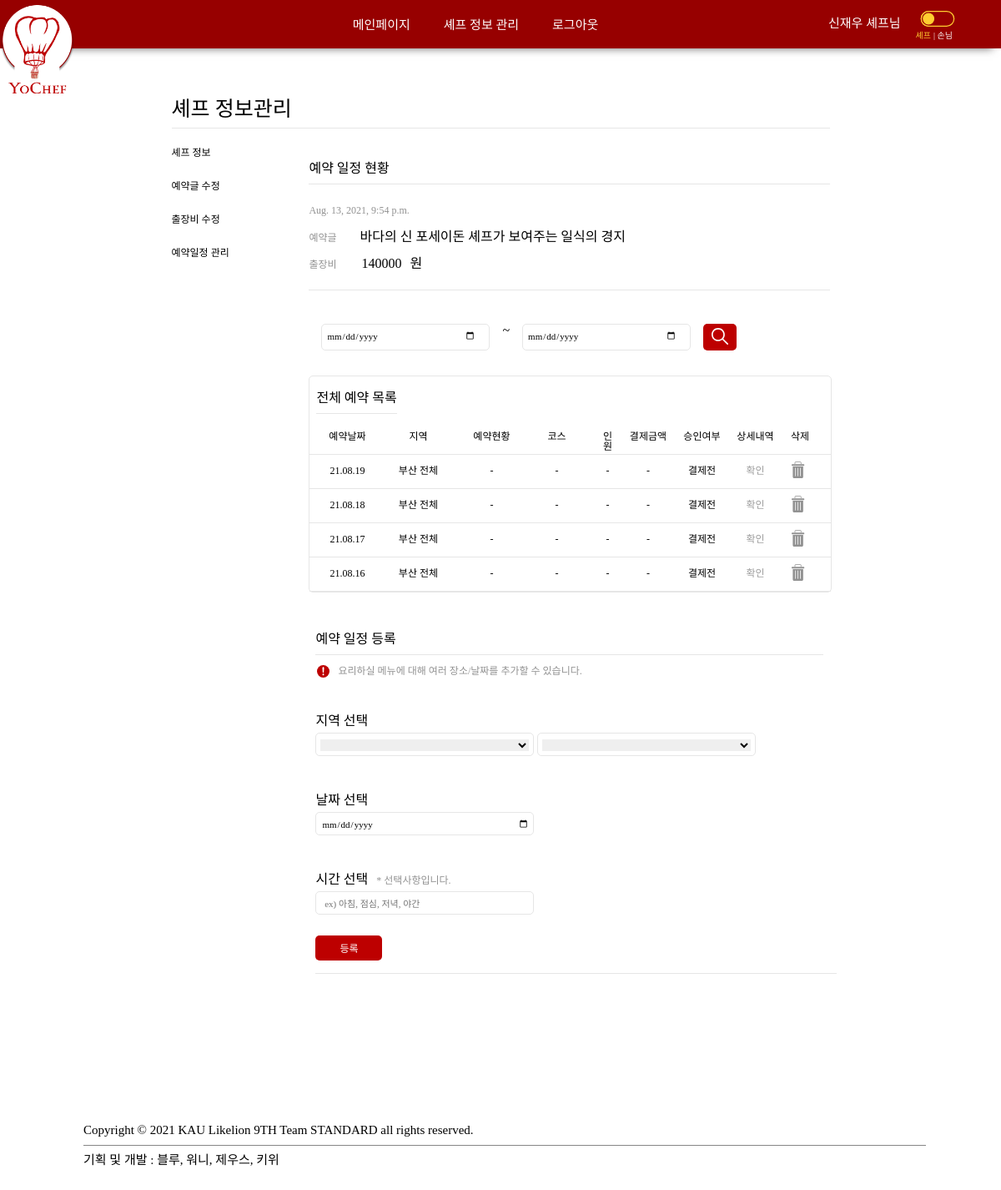
Page /chef/chefSchedule/ (signed in) on the committed database.
### customer/models.py (models this page shows, shortened)
class Customer(models.Model):
	user = models.OneToOneField(User, on_delete=models.CASCADE)
	name = models.CharField(max_length=50)
	email = models.EmailField(null=True)
	phoneNum = models.CharField(max_length=11)
	point = models.IntegerField(default=0)
	isChef = models.BooleanField(default=False)
	registerDate = models.DateTimeField(auto_now_add=True)
	currentVer = models.IntegerField(default=0) # 0 -> cus, 1 -> chef

### chef/models.py (models this page shows, shortened)
class Post(models.Model):
	chef = models.OneToOneField(Chef, on_delete=models.CASCADE)
	region = models.IntegerField(null=True)
	regionDetail = models.ForeignKey(RegionDetail, null=True, on_delete=models.SET_NULL)
	title = models.TextField(max_length=255, null=True)
	introduce = models.TextField(max_length=5000, null=True)
	category = models.IntegerField(null=True)		# 한식, 일식, 중식, 아시안, 양식, 채식
	notice = models.TextField(max_length=5000, null=True)
	movingPrice = models.IntegerField(default=0)
	isOpen = models.BooleanField(default=True)
	registerDate = models.DateTimeField(auto_now=True)

class Schedule(models.Model):
	post = models.ForeignKey(Post, on_delete=models.CASCADE)
	eventDate = models.DateField()
	eventTime = models.CharField(max_length=100, null=True)
	confirmStatus = models.IntegerField(default=0)	# 0: '-'(결제전)  1: 승인대기  2: 승인됨  3. 취소됨
	region = models.IntegerField(null=True, blank=True)
	regionDetail = models.ForeignKey(RegionDetail, null=True, blank=True, on_delete=models.SET_NULL)
	def print_confirmStatus(self):
		if self.confirmStatus == 0:
			return "결제전"
		elif self.confirmStatus == 1:
			return "승인대기"
		elif self.confirmStatus == 2:
			return "승인됨"
		elif self.confirmStatus == 3:
			return "취소됨"
		else:
			return "Error"

### public/models.py (models this page shows, shortened)
class RegionDetail(models.Model):
	detailName = models.CharField(max_length=20)
	region = models.IntegerField()

### chef/views.py (the view)
# urls.py: path('chefSchedule/', views.chefSchedule, name="chefSchedule"),
def chefSchedule(request):
    if str(request.user) == "AnonymousUser":
        return redirect("/customer/login")
    elif request.user.customer.isChef == False:
        return redirect("/chef/registerChef/1")
    chef = request.user.customer.chef
    post = chef.post
    schedules = Schedule.objects.filter(post=post).order_by('-eventDate')
    scheduleInfoList = []
    for schedule in schedules:
        if Book.objects.filter(schedule=schedule, paymentStatus=2).exists():  # 코스, 인원, 총 결제 금액
            books = Book.objects.filter(schedule=schedule, paymentStatus__gt=1)
            for book in books:
                scheduleInfo = {}
                scheduleInfo['scheduleID'] = schedule.id
                scheduleInfo['region'] = schedule.region
                scheduleInfo['regionDetail'] = schedule.regionDetail
                scheduleInfo['eventDate'] = schedule.eventDate
                scheduleInfo['eventTime'] = schedule.eventTime
                scheduleInfo['confirmStatus'] = schedule.print_confirmStatus
                scheduleInfo['bookID'] = book.id
                scheduleInfo['course'] = book.course
                scheduleInfo['personNum'] = book.personNum
                scheduleInfo['totalPrice'] = book.totalPrice
                scheduleInfo['paymentStatus'] = book.print_paymentStatus
                scheduleInfoList.append(scheduleInfo)
        else:
            scheduleInfo = {}
            scheduleInfo['region'] = schedule.region
            scheduleInfo['regionDetail'] = schedule.regionDetail
            scheduleInfo['eventDate'] = schedule.eventDate
            scheduleInfo['eventTime'] = schedule.eventTime
            scheduleInfo['confirmStatus'] = schedule.print_confirmStatus
            scheduleInfo['scheduleID'] = schedule.id
            scheduleInfoList.append(scheduleInfo)
    context = {
        "chef" : chef,
        "post" : post,
        "scheduleList" : scheduleInfoList,
    }
    return render(request, 'chefSchedule.html', context)

### chef/templates/chefSchedule.html (shortened to what this page needs)
{% extends 'base.html' %}
{% load static %}
{% block style %}
<link rel="stylesheet" href="{% static 'css/chefSchedule.css' %}">
{% endblock %}
{% block content %}
    <div class="chef-schedule-body">
        <div class="edit-chef-wrapper">
            {% include 'editChefProfile_side.html' %}
                <div class="edit-content edit-schedule">
                    <div class="header-container">
                        <h3 class="item__header">예약 일정 현황</h3>
                        <div class="post-content">
                            <div class="post-register-time">{{post.registerDate}}</div>
                            <div class="post-container">
                                <div class="post__title">{{post.title}}</div>
                                <div class="moving-price">{{post.movingPrice}}</div>
                            </div>
                        </div>
                    </div>
                    <aside class="date-filter-wrapper">
                        <div class="date-filter__start-date"><input class="start-date" type="date"></div>
                        <span>~</span>
                        <div class="date-filter__end-date"><input class="end-date" type="date"></div>
                        <button onclick="dateFilter()" class="search-button" type="button"><img style="width: 20px; height:20px;" /></button>
                    </aside>
                    <article class="schedule-list-wrapper">
                        <h3 class="schedule-list__header">전체 예약 목록</h3>
                        <table class="schedule-list__total-container">
                            <tr class="list-header-container">
                                <th class="list-item td-date">예약날짜</th>
                                <th class="list-item td-region">지역</th>
                                <th class="list-item td-paymentStatus">예약현황</th>
                                <th class="list-item td-course">코스</th>
                                <th class="list-item td-person-num">인원</th>
                                <th class="list-item td-total-price">결제금액</th>
                                <th class="list-item td-confirm-status">승인여부</th>
                                <th class="list-item td-detail">상세내역</th>
                                <th class="list-item td-delete">삭제</th>
                            </tr>
                            {% for schedule in scheduleList %}
                            <tr class="list-container">
                                <td class="list-item td-date date">{{schedule.eventDate|date:"y.m.d"}}</td>
                                <td class="list-item td-region">{{schedule.regionDetail.detailName}}</td>
                                <td class="list-item td-paymentStatus">{{schedule.paymentStatus|default:'-'}}</td>
                                <td class="list-item td-course">{{schedule.course|default:'-'}}</td>
                                <td class="list-item td-person-num">{{schedule.personNum|default:'-'}}</td>
                                <td class="list-item td-total-price">{{schedule.totalPrice|default:'-'}}</td>
                                <td class="list-item td-confirm-status">{{schedule.confirmStatus|default:'-'}}</td>
                                <td class="list-item td-detail">{% if schedule.bookID %}<a href="{% url 'chefScheduleDetail' schedule.bookID %}" style="text-decoration: underline;">확인</a>{% else %} <p style="color:#9e9e9e">확인</p> {% endif %}</td>
                                {% if schedule.bookID %}
                                <td style="opacity: 50%;" class="list-item td-delete"><img /></td>
                                {% else %}
                                <td class="list-item td-delete" onclick="deleteSchedule(this)" style="cursor: pointer;" value="{{schedule.scheduleID}}"><img /></td>
                                {% endif %}
                            </tr>
                            {% endfor %}
                        </table>
                    </article>
                    <div class="shedule-register-wrapper">
                        <div class="schedule-register__header">
                            <h3 class="schedule-register__title">예약 일정 등록</h3>
                            <div>
                                <img class="notice-image" />
                                <p class="notice--after">요리하실 메뉴에 대해 여러 장소/날짜를 추가할 수 있습니다.</p>
                            </div>
                            </div>
                        <div class="schedule-register__form-wrapper">
                            <form onsubmit="return formCheck()" class="schedule-register-form" method="POST" name="scheduleRegister" action="{% url 'addSchedule' %}">
                                <div class="form__region">
                                    <h4 class="region__title">지역 선택</h4>
                                    <div class="region__select-container">
                                        <select id="region-selection" name="residence"></select>
                                    </div>
                                    <div class="region__select-container">
                                        <select class="hide" name="residenceDetail"></select>
                                    </div>
                                </div>
                                <div class="form__date">
                                    <h4 class="date__title">날짜 선택</h4>
                                    <div class="date__select-container">
                                        <input class="schedule-date" type="date" name="scheduleDate">
                                    </div>
                                </div>
                                <div class="form__time">
                                    <div class="time__header">
                                        <h4 class="time__title">시간 선택</h4>
                                    </div>
                                    <div class="time__select-container">
                                        <input type="text" name="scheduleTime" placeholder=" ex) 아침, 점심, 저녁, 야간">
                                    </div>
                                </div>
                                <aside class="button">
                                    <button type="submit" class="add-schedule">등록</button>
                                </aside>
                            </form>
                        </div>
                    </div>
                </div>
            </div>
        </div>
    </div>
{% endblock %}

### yochef/templates/base.html (shortened to what this page needs)
<!DOCTYPE html>
<html lang="en">
{% load static %}
<head>
    {% load static %}
    <link rel="stylesheet" href="{% static 'css/base.css' %}" type="text/css">
    {% block style %}
    {% endblock %}
</head>
<body>
  <nav class="nav-container">
    <div class="nav__left-container">
      <a href="{% url 'main' %}"><img class="logo" src="{% static 'image/navlogo.png' %}" alt=""></a>
    </div>
    {% if user.is_authenticated %}
      {% if user.customer.isChef %}
        {% if user.customer.currentVer == 1 %}
        <ul class="nav__item-container nav--middle">
          <li class="nav__item"><a href="{% url 'main' %}">메인페이지</a></li>
          <li class="nav__item"><a href="{% url 'editChefProfile' %}">셰프 정보 관리</a></li>
          <li class="nav__item"><a href="{% url 'logout' %}">로그아웃</a></li>
        </ul>
        <div class="nav__item-wrapper nav--right">
          <li class="nav__item"><a href="{% url 'mypage' %}">{{user.customer.name}} 셰프님</a></li>
          <div class="button-wrapper">
            <a href="{% url 'changePageVer' %}"><img /></a>
            <div class="chef-button-describe">셰프</div>
          </div>
          </div>
        {% endif %}
      {% endif %}
    {% endif %}
  </nav>
  <div style="margin-bottom: 100px;" class="contents">
    {% block content %}
    {% endblock %}
  </div>
  <footer id="footer">
      <div id="footer-bottom">
        <div class="footer-copyright-part">
          Copyright © 2021 KAU Likelion 9TH Team STANDARD all rights reserved.
          <br>
        </div>
        <p class="team-name">기획 및 개발 : 블루, 워니, 제우스, 키위</p>
      </div>
  </footer>
</body>
</html>

### yochef/static/css/base.css (style rules this page uses)
html, body, div, span, applet, object, iframe, h1, h2, h3, h4, h5, h6, p, blockquote, pre, a, abbr, acronym, address, big, cite, code, del, dfn, em, img, ins, kbd, q, s, samp, small, strike, strong, sub, sup, tt, var, b, u, i, center, dl, dt, dd, ol, ul, li, fieldset, form, label, legend, table, caption, tbody, tfoot, thead, tr, th, td, article, aside, canvas, details, embed, figure, figcaption, footer, header, hgroup, menu, nav, output, ruby, section, summary, time, mark, audio, video { margin: 0; padding: 0; border: 0; font-size: 100%; font: inherit; vertical-align: baseline; }
article, aside, details, figcaption, figure, footer, header, hgroup, menu, nav, section { display: block; }
body { line-height: 1; }
ol, ul { list-style: none; }
table { border-collapse: collapse; border-spacing: 0; }
input { border: none; }
select { border: none; }
img { border: 0; }
[onclick] { cursor: pointer; }
:root { --main-color: #BD0000; }
* { font-family: 'Arita-dotum-Medium'; }
html { height: 100%; }
body { margin: 0; padding: 0; height: 100%; display: flex; flex-direction: column; }
ul { list-style: none; }
a { text-decoration-line: none; color: black; }
.nav-container { width: 100%; height: 57.55px; background-color: #970000; box-shadow: 0 10px 10px -10px rgb(105, 105, 105); display: flex; flex-direction: row; justify-content: space-between; flex-wrap: nowrap; }
.nav__item-container { width: 60%; display: flex; flex-direction: row; justify-content: center; min-width: 640px; }
.nav__item { display: inline-block; font-size: 15px; font: white; padding: 23px 20px 20PX; text-align: center; font-family: 'Arita-dotum-medium'; }
.nav__item a { display: inline; color: white; text-decoration-line: none; position: inherit; }
.nav__left-container { display: inline-flex; flex-direction: row-reverse; width: 13%; justify-content: start; min-width: 110px; }
.logo { width: 90px; height: 110px; padding: 5px 0px; }
.nav--right { padding-right: 0px; display: inline-block; width: 18%; display: flex; flex-direction: row; justify-content: start; align-items: center; min-width: 200px; }
.nav--right>li { padding: 9px; }
.button-wrapper { display: flex; flex-direction: column; }
.nav--right img { width: 70px; height: 45px; }
.chef-button-describe { font-size: 10px; position: relative; top: -10px; padding-left: 9px; display: inline-block; color: #FFCE31; font-family: 'Arita-dotum'; }
.chef-button-describe::after { content: "| 손님"; color: white; font-size: 10px; padding: 3px; }
#footer-bottom { font-family: 'arita-dotum-medium'; font-size: 15px; margin: 0px 220px; min-width: 950px; }
@media screen and ( max-width: 1391px ) { #footer-bottom { font-family: 'arita-dotum-medium'; font-size: 15px; margin: 0px 220px; } }
@media screen and ( max-width: 1323px ) { #footer-bottom { font-family: 'arita-dotum-medium'; font-size: 15px; margin: 0px 100px; } }
.team-name { margin-top: 10px; margin-bottom: 80px; }
.footer-copyright-part { display: inline-box; width: 100%; margin-top: 20; font-weight: 200; padding: 10px 10px 10px 0px; border-bottom: #868686 solid 0.5px; }

### yochef/static/css/editChefProfile_side.css (style rules this page uses)
form { display: flex; flex-direction: row; justify-content: center; margin: 50px 250px; }
.edit-content { width: 100%; }
.edit-content { margin-top: 10px; }
h4 { font-family: 'Arita-dotum-Medium'; }
article { margin: 0px 0px; }
.button { width: 100%; display: flex; flex-direction: row-reverse; justify-content: start; }
.button > button { border: 0px; border-radius: 5px; outline: 0px; background-color: #bd0000; color: white; width: 80px; height: 30px; font-family: 'Arita-dotum-medium'; font-size: 12px; }

### rows in the picture
Post: registerDate "Aug. 13, 2021, 9:54 p.m.", title "바다의 신 포세이돈 셰프가 보여주는 일식의 경지", movingPrice "140000"
RegionDetail: eventDate "21.08.19", regionDetail.detailName "부산 전체", paymentStatus "-", course "-", personNum "-", totalPrice "-", confirmStatus "결제전", {{ schedule.scheduleID }} 32 (drawn), eventDate "21.08.18", {{ schedule.scheduleID }} 31 (drawn), eventDate "21.08.17", {{ schedule.scheduleID }} 30 (drawn), eventDate "21.08.16", {{ schedule.scheduleID }} 29 (drawn)

### other values in the picture
{{ user.customer.name }} "신재우"
